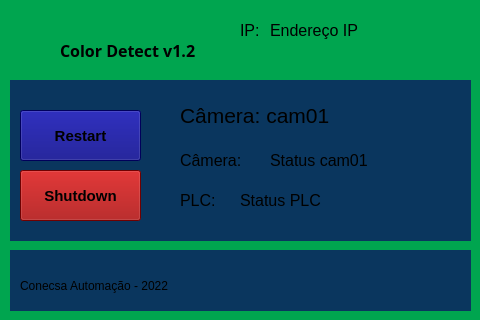
<?xml version="1.0" encoding="UTF-8"?>
<ui version="4.0">
 <class>MainWindow</class>
 <widget class="QMainWindow" name="MainWindow">
  <property name="enabled">
   <bool>true</bool>
  </property>
  <property name="geometry">
   <rect>
    <x>0</x>
    <y>0</y>
    <width>480</width>
    <height>320</height>
   </rect>
  </property>
  <property name="font">
   <font>
    <kerning>true</kerning>
   </font>
  </property>
  <property name="windowTitle">
   <string>ConColorDetect v1.2</string>
  </property>
  <property name="styleSheet">
   <string notr="true">background-color: rgb(0, 165, 79);</string>
  </property>
  <property name="inputMethodHints">
   <set>Qt::ImhNone</set>
  </property>
  <property name="dockOptions">
   <set>QMainWindow::AllowTabbedDocks|QMainWindow::AnimatedDocks</set>
  </property>
  <property name="FramelessWindowHint" stdset="0">
   <bool>true</bool>
  </property>
  <widget class="QWidget" name="centralwidget">
   <widget class="QLabel" name="LabelCam01">
    <property name="geometry">
     <rect>
      <x>180</x>
      <y>100</y>
      <width>281</width>
      <height>31</height>
     </rect>
    </property>
    <property name="font">
     <font>
      <pointsize>16</pointsize>
      <kerning>true</kerning>
     </font>
    </property>
    <property name="styleSheet">
     <string notr="true">background-color: rgb(10, 54, 94);</string>
    </property>
    <property name="text">
     <string>Câmera: cam01</string>
    </property>
   </widget>
   <widget class="QLabel" name="labelIP">
    <property name="geometry">
     <rect>
      <x>240</x>
      <y>20</y>
      <width>31</width>
      <height>21</height>
     </rect>
    </property>
    <property name="font">
     <font>
      <pointsize>12</pointsize>
      <kerning>true</kerning>
     </font>
    </property>
    <property name="text">
     <string>IP:</string>
    </property>
   </widget>
   <widget class="QLabel" name="LabelStatusCam01">
    <property name="geometry">
     <rect>
      <x>270</x>
      <y>150</y>
      <width>191</width>
      <height>21</height>
     </rect>
    </property>
    <property name="font">
     <font>
      <pointsize>12</pointsize>
      <kerning>true</kerning>
     </font>
    </property>
    <property name="styleSheet">
     <string notr="true">background-color: rgb(10, 54, 94);</string>
    </property>
    <property name="text">
     <string>Status cam01</string>
    </property>
   </widget>
   <widget class="QLabel" name="labelIPAddress">
    <property name="geometry">
     <rect>
      <x>270</x>
      <y>20</y>
      <width>201</width>
      <height>21</height>
     </rect>
    </property>
    <property name="font">
     <font>
      <pointsize>12</pointsize>
      <kerning>true</kerning>
     </font>
    </property>
    <property name="text">
     <string>Endereço IP</string>
    </property>
   </widget>
   <widget class="QLabel" name="LabelStatusPLC01">
    <property name="geometry">
     <rect>
      <x>240</x>
      <y>190</y>
      <width>221</width>
      <height>21</height>
     </rect>
    </property>
    <property name="font">
     <font>
      <pointsize>12</pointsize>
      <kerning>true</kerning>
     </font>
    </property>
    <property name="styleSheet">
     <string notr="true">background-color: rgb(10, 54, 94);</string>
    </property>
    <property name="text">
     <string>Status PLC</string>
    </property>
   </widget>
   <widget class="QPushButton" name="ButtonRestart">
    <property name="geometry">
     <rect>
      <x>20</x>
      <y>110</y>
      <width>121</width>
      <height>51</height>
     </rect>
    </property>
    <property name="font">
     <font>
      <pointsize>11</pointsize>
      <weight>75</weight>
      <bold>true</bold>
      <kerning>true</kerning>
     </font>
    </property>
    <property name="styleSheet">
     <string notr="true">background-color: rgb(0, 0, 127);
color: rgb(0, 0, 0);</string>
    </property>
    <property name="text">
     <string>Restart</string>
    </property>
   </widget>
   <widget class="QPushButton" name="ButtonShutdown">
    <property name="geometry">
     <rect>
      <x>20</x>
      <y>170</y>
      <width>121</width>
      <height>51</height>
     </rect>
    </property>
    <property name="font">
     <font>
      <pointsize>11</pointsize>
      <weight>75</weight>
      <bold>true</bold>
      <kerning>true</kerning>
     </font>
    </property>
    <property name="styleSheet">
     <string notr="true">background-color: rgb(157, 0, 0);
color: rgb(0, 0, 0);</string>
    </property>
    <property name="text">
     <string>Shutdown</string>
    </property>
   </widget>
   <widget class="QLabel" name="LabelStatusCam01_2">
    <property name="geometry">
     <rect>
      <x>180</x>
      <y>150</y>
      <width>81</width>
      <height>21</height>
     </rect>
    </property>
    <property name="font">
     <font>
      <pointsize>12</pointsize>
      <kerning>true</kerning>
     </font>
    </property>
    <property name="styleSheet">
     <string notr="true">background-color: rgb(10, 54, 94);</string>
    </property>
    <property name="text">
     <string>Câmera:</string>
    </property>
   </widget>
   <widget class="QLabel" name="LabelStatusCam01_3">
    <property name="geometry">
     <rect>
      <x>180</x>
      <y>190</y>
      <width>51</width>
      <height>21</height>
     </rect>
    </property>
    <property name="font">
     <font>
      <pointsize>12</pointsize>
      <kerning>true</kerning>
     </font>
    </property>
    <property name="styleSheet">
     <string notr="true">background-color: rgb(10, 54, 94);</string>
    </property>
    <property name="text">
     <string>PLC:</string>
    </property>
   </widget>
   <widget class="QLabel" name="Logo">
    <property name="geometry">
     <rect>
      <x>10</x>
      <y>10</y>
      <width>211</width>
      <height>51</height>
     </rect>
    </property>
    <property name="text">
     <string/>
    </property>
    <property name="pixmap">
     <pixmap>../Logo.png</pixmap>
    </property>
   </widget>
   <widget class="QLabel" name="labelIPAddress_2">
    <property name="geometry">
     <rect>
      <x>60</x>
      <y>40</y>
      <width>191</width>
      <height>21</height>
     </rect>
    </property>
    <property name="font">
     <font>
      <family>ISOCP_IV50</family>
      <pointsize>12</pointsize>
      <weight>75</weight>
      <bold>true</bold>
      <kerning>true</kerning>
     </font>
    </property>
    <property name="text">
     <string>Color Detect v1.2</string>
    </property>
   </widget>
   <widget class="QLabel" name="label">
    <property name="geometry">
     <rect>
      <x>10</x>
      <y>80</y>
      <width>461</width>
      <height>161</height>
     </rect>
    </property>
    <property name="styleSheet">
     <string notr="true">background-color: rgb(10, 54, 94);</string>
    </property>
    <property name="text">
     <string/>
    </property>
   </widget>
   <widget class="QLabel" name="label_2">
    <property name="geometry">
     <rect>
      <x>10</x>
      <y>250</y>
      <width>461</width>
      <height>61</height>
     </rect>
    </property>
    <property name="styleSheet">
     <string notr="true">background-color: rgb(10, 54, 94);</string>
    </property>
    <property name="text">
     <string/>
    </property>
   </widget>
   <widget class="QLabel" name="LabelCam01_2">
    <property name="geometry">
     <rect>
      <x>20</x>
      <y>270</y>
      <width>281</width>
      <height>31</height>
     </rect>
    </property>
    <property name="font">
     <font>
      <pointsize>9</pointsize>
      <kerning>true</kerning>
     </font>
    </property>
    <property name="styleSheet">
     <string notr="true">background-color: rgb(10, 54, 94);</string>
    </property>
    <property name="text">
     <string>Conecsa Automação - 2022</string>
    </property>
   </widget>
   <zorder>label</zorder>
   <zorder>LabelCam01</zorder>
   <zorder>labelIP</zorder>
   <zorder>LabelStatusCam01</zorder>
   <zorder>labelIPAddress</zorder>
   <zorder>LabelStatusPLC01</zorder>
   <zorder>ButtonRestart</zorder>
   <zorder>ButtonShutdown</zorder>
   <zorder>LabelStatusCam01_2</zorder>
   <zorder>LabelStatusCam01_3</zorder>
   <zorder>Logo</zorder>
   <zorder>labelIPAddress_2</zorder>
   <zorder>label_2</zorder>
   <zorder>LabelCam01_2</zorder>
  </widget>
 </widget>
 <resources/>
 <connections/>
</ui>
